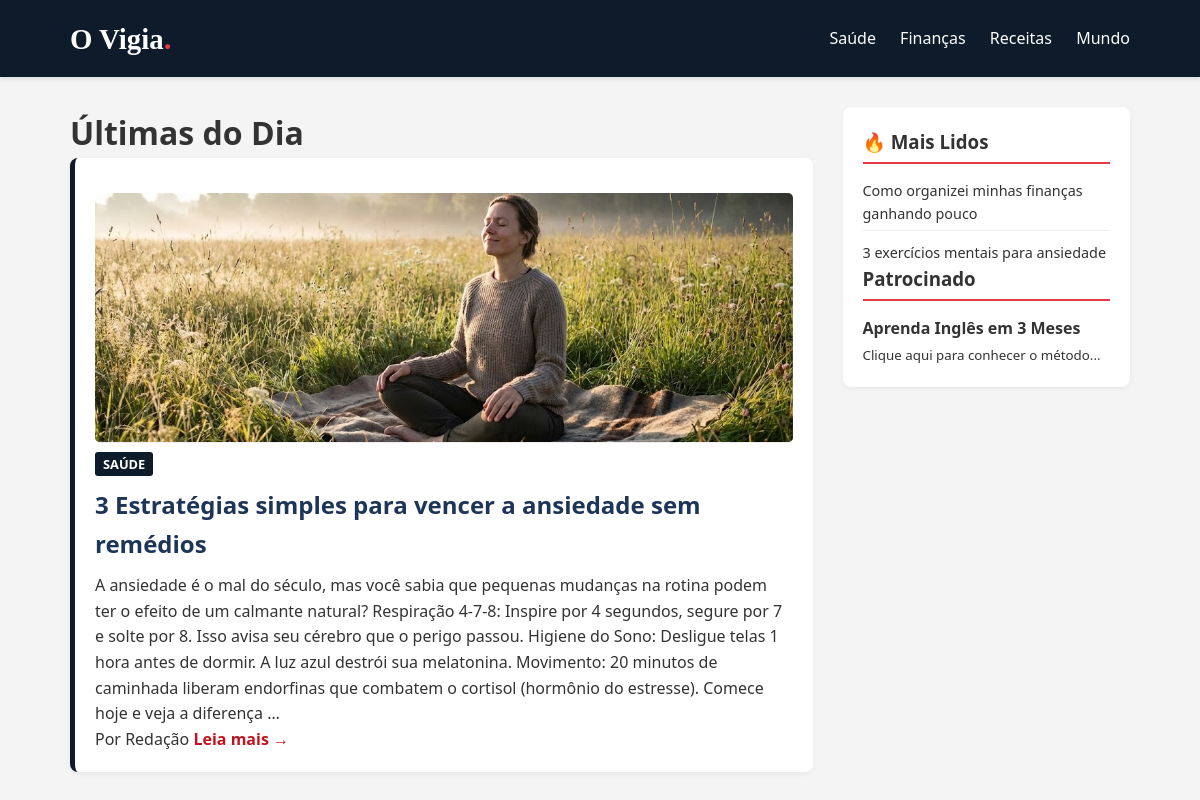
The app's page /categoria/SAUDE/ with its own data.
### blog/models.py (models this page shows, shortened)
class Noticia(models.Model):
    CATEGORIAS = [
        ('SAUDE', 'Saúde'),
        ('FINANCAS', 'Finanças'),
        ('RECEITAS', 'Receitas'),
        ('MUNDO', 'Mundo'),
        ('GERAL', 'Geral'),
    ]
    titulo = models.CharField(max_length=200)
    subtitulo = models.CharField(max_length=300, blank=True, null=True, help_text="Opcional: Uma frase curta que complementa o título")
    categoria = models.CharField(max_length=20, choices=CATEGORIAS, default='GERAL')
    conteudo = models.TextField()
    imagem = models.ImageField(upload_to='noticias/', blank=True, null=True)
    legenda_imagem = models.CharField(max_length=150, blank=True, null=True, help_text="Opcional: Créditos da foto ou descrição curta")
    data_publicacao = models.DateTimeField(auto_now_add=True)

### blog/views.py (the view)
# urls.py: path('categoria/<str:nome>/', filtrar_categoria, name='filtro'),
def filtrar_categoria(request, nome):
    noticias_filtradas = Noticia.objects.filter(categoria=nome).order_by('-data_publicacao')
    return render(request, 'home.html', {'noticias': noticias_filtradas})

### blog/templates/home.html (shortened to what this page needs)
{% load static %}
<!DOCTYPE html>
<html lang="pt-br">
<head>
    <link rel="stylesheet" href="{% static 'css/style.css' %}">
</head>
<body>
    <header>
        <div class="header-container">
            <div class="logo"><a href="{% url 'home' %}" style="text-decoration:none; color:white;">O Vigia<span>.</span></a></div>
            <nav class="nav-links">
                <a href="{% url 'filtro' 'SAUDE' %}">Saúde</a>
                <a href="{% url 'filtro' 'FINANCAS' %}">Finanças</a>
                <a href="{% url 'filtro' 'RECEITAS' %}">Receitas</a>
                <a href="{% url 'filtro' 'MUNDO' %}">Mundo</a>
            </nav>
        </div>
    </header>
    <div class="container">
        <main class="main-content">
            <h1>Últimas do Dia</h1>
            {% for item in noticias %}
            <article class="noticia-card">
                {% if item.imagem %}
                    <a href="{% url 'detalhe' item.id %}">
                        <img src="{{ item.imagem.url }}" alt="{{ item.titulo }}" style="width: 100%; height: 250px; object-fit: cover; border-bottom: 1px solid #eee;">
                    </a>
                {% endif %}
                <div class="card-body">
                    <span class="categoria-tag">{{ item.get_categoria_display }}</span>
                    <a href="{% url 'detalhe' item.id %}" style="text-decoration: none; color: inherit;">
                        <h2>{{ item.titulo }}</h2>
                    </a>
                    <p>{{ item.conteudo|striptags|truncatewords:80 }}</p>
                    <div class="meta-info">
                        <span>Por Redação</span>
                        <a href="{% url 'detalhe' item.id %}" style="color: #c1121f; font-weight: bold; text-decoration: none;">Leia mais &rarr;</a>
                    </div>
                </div>
            </article>
            {% empty %}
            <p>Nenhuma notícia encontrada nesta categoria.</p>
            <a href="{% url 'home' %}" style="color: #0d1b2a; text-decoration: underline;">Voltar para ver tudo</a>
            {% endfor %}
        </main>
        <aside class="sidebar">
            <div class="widget">
                <h3>🔥 Mais Lidos</h3>
                <ul style="list-style: none; padding-left: 0; font-size: 0.9rem;">
                    <li style="margin-bottom: 10px; border-bottom: 1px solid #eee; padding-bottom: 5px;">
                        Como organizei minhas finanças ganhando pouco
                    </li>
                    <li>
                        3 exercícios mentais para ansiedade
                    </li>
                </ul>
            </div>
            <div class="widget">
                <h3>Patrocinado</h3>
                <div class="ad-box">
                    <strong>Aprenda Inglês em 3 Meses</strong><br>
                    <small>Clique aqui para conhecer o método...</small>
                </div>
            </div>
        </aside>
    </div>
</body>
</html>

### static/css/style.css (style rules this page uses)
* { margin: 0; padding: 0; box-sizing: border-box; font-family: 'Segoe UI', Tahoma, Geneva, Verdana, sans-serif; }
body { background-color: #f4f4f4; color: #333; line-height: 1.6; }
a { text-decoration: none; color: inherit; }
header { background-color: #0d1b2a; color: white; padding: 15px 0; box-shadow: 0 2px 5px rgba(0,0,0,0.1); }
.header-container { max-width: 1100px; margin: 0 auto; display: flex; justify-content: space-between; align-items: center; padding: 0 20px; }
.logo a { font-size: 1.8rem; font-weight: bold; font-family: 'Merriweather', serif; }
.logo span { color: #e63946; }
.nav-links a { margin-left: 20px; font-weight: 500; font-size: 1rem; transition: color 0.3s; }
.container { max-width: 1100px; margin: 30px auto; display: flex; gap: 30px; padding: 0 20px; }
.main-content { flex: 3; }
.noticia-card { background: white; padding: 20px; margin-bottom: 30px; border-radius: 8px; box-shadow: 0 2px 5px rgba(0,0,0,0.05); border-left: 5px solid #0d1b2a; }
.categoria-tag { background-color: #0d1b2a; color: white; padding: 3px 8px; font-size: 0.8rem; text-transform: uppercase; font-weight: bold; border-radius: 3px; }
.noticia-card h2 { margin: 10px 0; color: #1d3557; }
.noticia-card img { width: 100%; height: auto; border-radius: 5px; margin-top: 15px; }
.sidebar { flex: 1; background: white; padding: 20px; height: fit-content; border-radius: 8px; box-shadow: 0 2px 5px rgba(0,0,0,0.05); }
.sidebar h3 { margin-bottom: 15px; border-bottom: 2px solid #e63946; padding-bottom: 5px; }

### records on screen
Noticia: imagem (picture), categoria "SAÚDE", titulo "3 Estratégias simples para vencer a ansiedade sem remédios", conteudo "A ansiedade é o mal do século, mas você sabia que pequenas mudanças na rotina podem ter o efeito de um calmante natural? Respiração 4-7-8: Inspire por 4 segundos, segure por 7 e solte por 8. Isso avisa seu cérebro que o perigo passou. Higiene do Sono: Desligue telas 1 hora antes de dormir. A luz azul destrói sua melatonina. Movimento: 20 minutos de caminhada liberam endorfinas que combatem o cortisol (hormônio do estresse). Comece hoje e veja a diferença …"
